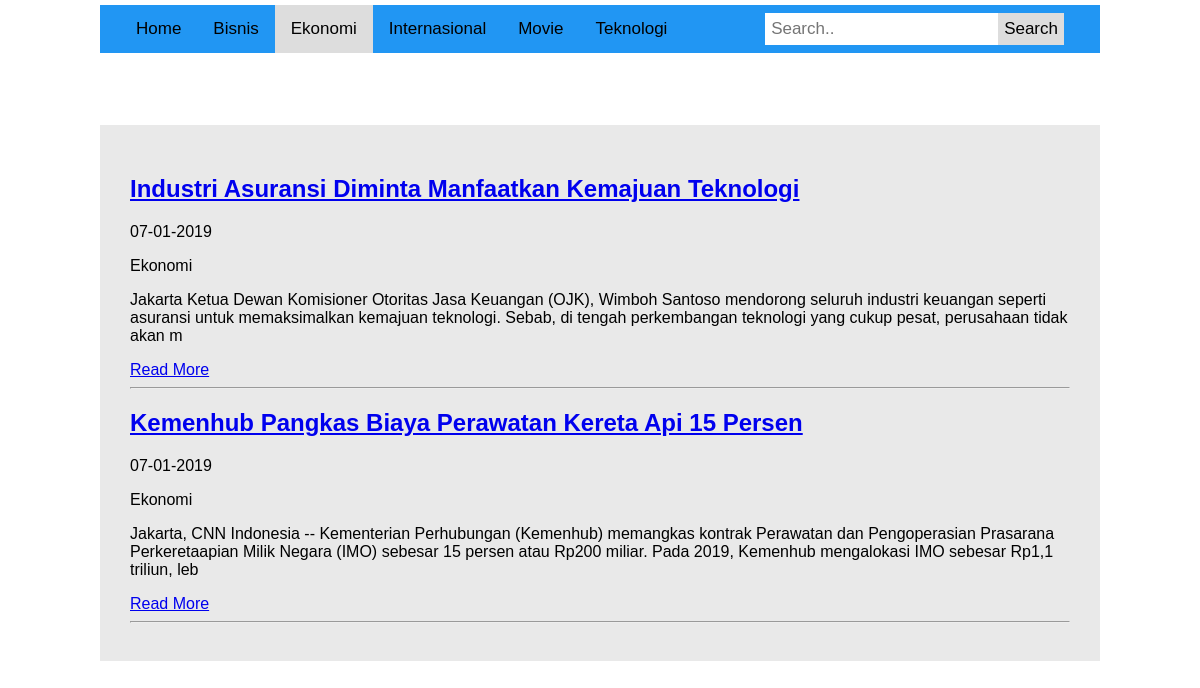
Page /news_ekonomi.php on the committed database.
### tables this page shows
CREATE TABLE `berita` (
  `id_berita` int(5) NOT NULL,
  `judul_berita` varchar(100) NOT NULL,
  `tanggal` varchar(30) NOT NULL,
  `isi_berita` text NOT NULL,
  `kategori` varchar(50) NOT NULL
);

### news_ekonomi.php (the view, shortened to what this page needs)
<!DOCTYPE html>
<html lang="en">
<head>
    <link rel="stylesheet" href="css/css.css">
</head>
<body>
<div class="topnav">
<a class="" href="index.php">Home</a>
  <a href="news_bisnis.php">Bisnis</a>
  <a class="active" href="news_ekonomi.php">Ekonomi</a>
  <a href="news_internasional.php">Internasional</a>
  <a href="news_movie.php">Movie</a>
  <a href="news_teknologi.php">Teknologi</a>
  <div class="search-container">
    <form method="POST">
    <input type="text" name="kata" placeholder="Search..">
      <button type="submit" name="cari">Search</button>
    </form>
  </div>
</div>
<?php include("search.php"); ?>
<div class="container">
<table class="table table-bordered table-responsive" id="main">
<?php
    $sql = "SELECT * FROM berita WHERE kategori='Ekonomi' ORDER BY id_berita DESC ";
    $stmt = $db -> prepare($sql);
    $stmt -> execute();
    $data = $stmt -> rowCount();
    if($data==0){
        echo "tidak ada berita";
    }else{
        while($data = $stmt -> fetch(PDO::FETCH_ASSOC)){
            ?>
            <h2><a href="detailberita.php?detail=<?php echo $data['id_berita']; ?>"><?php echo $data['judul_berita'];?></a></h2>
            <p><?php echo $data['tanggal'];?></p>
            <p><?php echo $data['kategori'];?></p>
            <p><?php echo substr($data['isi_berita'],0,250); ?></p>
            <a href="detailberita.php?detail=<?php echo $data['id_berita']; ?>">Read More</a>
            <hr>
            <?php
        }
    }
    ?>
</table>
</div>
</body>
</html>

### css/css.css (style rules this page uses)
.container { padding: 30px 30px; background-color: #e9e9e9; }
* { box-sizing: border-box; }
h1, h2, h3, h4, p { font-family: Arial, Helvetica, sans-serif; }
body { margin: 5px 100px; font-family: Arial, Helvetica, sans-serif; }
.topnav { padding: 0 20px; overflow: hidden; background-color: #2196F3; }
.topnav a { float: left; display: block; color: black; text-align: center; padding: 14px 16px; text-decoration: none; font-size: 17px; }
.topnav a.active { background-color: #ddd; color: black; }
.topnav .search-container { float: right; }
.topnav input[type=text] { padding: 6px; margin-top: 8px; font-size: 17px; border: none; }
.topnav .search-container button { float: right; padding: 6px; margin-top: 8px; margin-right: 16px; background: #ddd; font-size: 17px; border: none; cursor: pointer; }

### rows in the picture
berita: judul_berita "Industri Asuransi Diminta Manfaatkan Kemajuan Teknologi", tanggal "07-01-2019", kategori "Ekonomi", isi_berita "Jakarta Ketua Dewan Komisioner Otoritas Jasa Keuangan (OJK), Wimboh Santoso mendorong seluruh industri keuangan seperti asuransi untuk memaksimalkan kemajuan teknologi. Sebab, di tengah perkembangan teknologi yang cukup pesat, perusahaan tidak akan m"
berita: judul_berita "Kemenhub Pangkas Biaya Perawatan Kereta Api 15 Persen", tanggal "07-01-2019", kategori "Ekonomi", isi_berita "Jakarta, CNN Indonesia -- Kementerian Perhubungan (Kemenhub) memangkas kontrak Perawatan dan Pengoperasian Prasarana Perkeretaapian Milik Negara (IMO) sebesar 15 persen atau Rp200 miliar. Pada 2019, Kemenhub mengalokasi IMO sebesar Rp1,1 triliun, leb"
